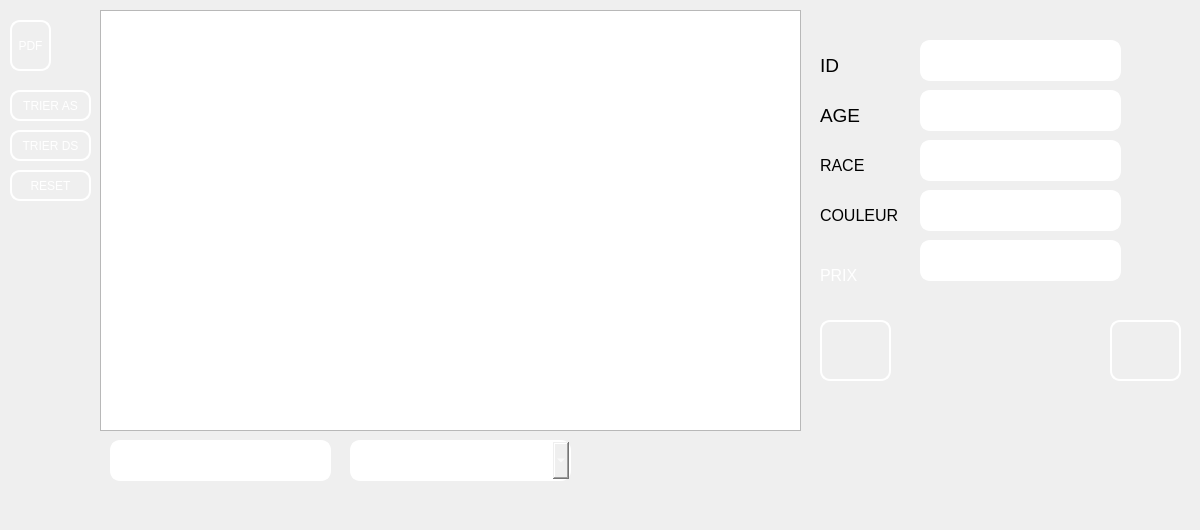
     <widget class="QWidget" name="tab_3">
      <attribute name="title">
       <string>Afficher Les animaux</string>
      </attribute>
      <widget class="QTableView" name="tabanimal">
       <property name="geometry">
        <rect>
         <x>100</x>
         <y>10</y>
         <width>701</width>
         <height>421</height>
        </rect>
       </property>
       <property name="styleSheet">
        <string notr="true">background-image: url(:/img/img/Sans titre - 1.jpg);</string>
       </property>
      </widget>
      <widget class="QPushButton" name="pushButton_trianimauxas">
       <property name="enabled">
        <bool>true</bool>
       </property>
       <property name="geometry">
        <rect>
         <x>10</x>
         <y>90</y>
         <width>81</width>
         <height>31</height>
        </rect>
       </property>
       <property name="toolTip">
        <string>&lt;html&gt;&lt;head/&gt;&lt;body&gt;&lt;p&gt;RACE&lt;/p&gt;&lt;/body&gt;&lt;/html&gt;</string>
       </property>
       <property name="styleSheet">
        <string notr="true">border-style: solid;
border-color: white;
border-width: 2px;
border-radius: 10px;
color: rgb(255, 255, 255);
</string>
       </property>
       <property name="text">
        <string>TRIER AS</string>
       </property>
       <property name="icon">
        <iconset>
         <normaloff>../../Desktop/images.png</normaloff>../../Desktop/images.png</iconset>
       </property>
       <property name="iconSize">
        <size>
         <width>78</width>
         <height>100</height>
        </size>
       </property>
      </widget>
      <widget class="QPushButton" name="pushButton_trianimauxds">
       <property name="enabled">
        <bool>true</bool>
       </property>
       <property name="geometry">
        <rect>
         <x>10</x>
         <y>130</y>
         <width>81</width>
         <height>31</height>
        </rect>
       </property>
       <property name="toolTip">
        <string>&lt;html&gt;&lt;head/&gt;&lt;body&gt;&lt;p&gt;RACE&lt;/p&gt;&lt;/body&gt;&lt;/html&gt;</string>
       </property>
       <property name="styleSheet">
        <string notr="true">border-style: solid;
border-color: white;
border-width: 2px;
border-radius: 10px;
color: rgb(255, 255, 255);
</string>
       </property>
       <property name="text">
        <string>TRIER DS</string>
       </property>
       <property name="icon">
        <iconset>
         <normaloff>../../Desktop/images.png</normaloff>../../Desktop/images.png</iconset>
       </property>
       <property name="iconSize">
        <size>
         <width>78</width>
         <height>100</height>
        </size>
       </property>
      </widget>
      <widget class="QLineEdit" name="lineEdit_rechercheanimal">
       <property name="geometry">
        <rect>
         <x>110</x>
         <y>440</y>
         <width>221</width>
         <height>41</height>
        </rect>
       </property>
       <property name="styleSheet">
        <string notr="true">border-style: solid;
border-color: white;
border-width: 2px;
border-radius: 10px;
color: rgb(255, 255, 255);
</string>
       </property>
      </widget>
      <widget class="QPushButton" name="pushButton_resetanim">
       <property name="enabled">
        <bool>true</bool>
       </property>
       <property name="geometry">
        <rect>
         <x>10</x>
         <y>170</y>
         <width>81</width>
         <height>31</height>
        </rect>
       </property>
       <property name="toolTip">
        <string>&lt;html&gt;&lt;head/&gt;&lt;body&gt;&lt;p&gt;RACE&lt;/p&gt;&lt;/body&gt;&lt;/html&gt;</string>
       </property>
       <property name="styleSheet">
        <string notr="true">border-style: solid;
border-color: white;
border-width: 2px;
border-radius: 10px;
color: rgb(255, 255, 255);
</string>
       </property>
       <property name="text">
        <string>RESET</string>
       </property>
       <property name="icon">
        <iconset>
         <normaloff>../../Desktop/images.png</normaloff>../../Desktop/images.png</iconset>
       </property>
       <property name="iconSize">
        <size>
         <width>78</width>
         <height>100</height>
        </size>
       </property>
      </widget>
      <widget class="QPushButton" name="pushButton_pdf">
       <property name="enabled">
        <bool>true</bool>
       </property>
       <property name="geometry">
        <rect>
         <x>10</x>
         <y>20</y>
         <width>41</width>
         <height>51</height>
        </rect>
       </property>
       <property name="toolTip">
        <string>&lt;html&gt;&lt;head/&gt;&lt;body&gt;&lt;p&gt;RACE&lt;/p&gt;&lt;/body&gt;&lt;/html&gt;</string>
       </property>
       <property name="styleSheet">
        <string notr="true">border-style: solid;
background-image: url(:/img/img/1200px-PDF_file_icon.svg.png);
border-color: white;
border-width: 2px;
border-radius: 10px;
color: rgb(255, 255, 255);
</string>
       </property>
       <property name="text">
        <string>PDF</string>
       </property>
       <property name="icon">
        <iconset>
         <normaloff>../../Desktop/images.png</normaloff>../../Desktop/images.png</iconset>
       </property>
       <property name="iconSize">
        <size>
         <width>78</width>
         <height>100</height>
        </size>
       </property>
      </widget>
      <widget class="QPushButton" name="pushButton_supprimer">
       <property name="geometry">
        <rect>
         <x>820</x>
         <y>320</y>
         <width>71</width>
         <height>61</height>
        </rect>
       </property>
       <property name="styleSheet">
        <string notr="true">
background-image: url(:/img/img/ex.jpg);border-style: solid;
color: rgb(255, 255, 255);
border-color: white;
border-width: 2px;
border-radius: 10px;</string>
       </property>
       <property name="text">
        <string/>
       </property>
       <property name="icon">
        <iconset>
         <normaloff>../../Desktop/images (1).jpg</normaloff>../../Desktop/images (1).jpg</iconset>
       </property>
       <property name="iconSize">
        <size>
         <width>50</width>
         <height>100</height>
        </size>
       </property>
      </widget>
      <widget class="QComboBox" name="comboBox_recherche">
       <property name="geometry">
        <rect>
         <x>350</x>
         <y>440</y>
         <width>221</width>
         <height>41</height>
        </rect>
       </property>
       <property name="styleSheet">
        <string notr="true">border-style: solid;
border-color: white;
border-width: 2px;
border-radius: 10px;
color: rgb(255, 255, 255);
</string>
       </property>
       <item>
        <property name="text">
         <string>ID</string>
        </property>
       </item>
       <item>
        <property name="text">
         <string>COULEUR</string>
        </property>
       </item>
       <item>
        <property name="text">
         <string>RACE</string>
        </property>
       </item>
       <item>
        <property name="text">
         <string>AGE</string>
        </property>
       </item>
       <item>
        <property name="text">
         <string>PRIX</string>
        </property>
       </item>
      </widget>
      <widget class="QLineEdit" name="lineEdit_age1">
       <property name="geometry">
        <rect>
         <x>920</x>
         <y>90</y>
         <width>201</width>
         <height>41</height>
        </rect>
       </property>
       <property name="styleSheet">
        <string notr="true">border-style: solid;
border-color: white;
border-width: 2px;
border-radius: 10px;
color: rgb(255, 255, 255);
</string>
       </property>
      </widget>
      <widget class="QLabel" name="label_21">
       <property name="enabled">
        <bool>false</bool>
       </property>
       <property name="geometry">
        <rect>
         <x>820</x>
         <y>150</y>
         <width>61</width>
         <height>31</height>
        </rect>
       </property>
       <property name="maximumSize">
        <size>
         <width>94</width>
         <height>61</height>
        </size>
       </property>
       <property name="font">
        <font>
         <family>MS Shell Dlg 2</family>
         <pointsize>11</pointsize>
         <weight>50</weight>
         <italic>false</italic>
         <bold>false</bold>
        </font>
       </property>
       <property name="toolTip">
        <string>&lt;html&gt;&lt;head/&gt;&lt;body&gt;&lt;p&gt;ID&lt;/p&gt;&lt;/body&gt;&lt;/html&gt;</string>
       </property>
       <property name="styleSheet">
        <string notr="true">background-image: url(:/img/img/585e4adacb11b227491c3392.png);

color: rgb(0, 0, 0);
</string>
       </property>
       <property name="text">
        <string>&lt;html&gt;&lt;head/&gt;&lt;body&gt;&lt;p&gt;&lt;span style=&quot; font-size:12pt;&quot;&gt;RACE&lt;/span&gt;&lt;/p&gt;&lt;/body&gt;&lt;/html&gt;</string>
       </property>
       <property name="wordWrap">
        <bool>false</bool>
       </property>
      </widget>
      <widget class="QLineEdit" name="lineEdit_couleur1">
       <property name="geometry">
        <rect>
         <x>920</x>
         <y>190</y>
         <width>201</width>
         <height>41</height>
        </rect>
       </property>
       <property name="styleSheet">
        <string notr="true">border-style: solid;
border-color: white;
border-width: 2px;
border-radius: 10px;
color: rgb(255, 255, 255);
</string>
       </property>
      </widget>
      <widget class="QPushButton" name="pushButton_modifier">
       <property name="enabled">
        <bool>true</bool>
       </property>
       <property name="geometry">
        <rect>
         <x>1110</x>
         <y>320</y>
         <width>71</width>
         <height>61</height>
        </rect>
       </property>
       <property name="toolTip">
        <string>&lt;html&gt;&lt;head/&gt;&lt;body&gt;&lt;p&gt;RACE&lt;/p&gt;&lt;/body&gt;&lt;/html&gt;</string>
       </property>
       <property name="styleSheet">
        <string notr="true">border-style: solid;
border-color: white;
border-width: 2px;
border-radius: 10px;
color: rgb(255, 255, 255);
background-image: url(:/img/img/illustration-refresh-icon_53876-5630.jpg);
</string>
       </property>
       <property name="text">
        <string/>
       </property>
       <property name="icon">
        <iconset>
         <normaloff>../../Desktop/images.png</normaloff>../../Desktop/images.png</iconset>
       </property>
       <property name="iconSize">
        <size>
         <width>78</width>
         <height>100</height>
        </size>
       </property>
      </widget>
      <widget class="QLineEdit" name="lineEdit_id1">
       <property name="geometry">
        <rect>
         <x>920</x>
         <y>40</y>
         <width>201</width>
         <height>41</height>
        </rect>
       </property>
       <property name="styleSheet">
        <string notr="true">border-style: solid;
border-color: white;
border-width: 2px;
border-radius: 10px;
color: rgb(255, 255, 255);
</string>
       </property>
      </widget>
      <widget class="QLabel" name="label_8">
       <property name="enabled">
        <bool>false</bool>
       </property>
       <property name="geometry">
        <rect>
         <x>820</x>
         <y>50</y>
         <width>31</width>
         <height>31</height>
        </rect>
       </property>
       <property name="maximumSize">
        <size>
         <width>94</width>
         <height>76</height>
        </size>
       </property>
       <property name="font">
        <font>
         <family>MS Shell Dlg 2</family>
         <pointsize>11</pointsize>
         <weight>50</weight>
         <italic>false</italic>
         <bold>false</bold>
        </font>
       </property>
       <property name="toolTip">
        <string>&lt;html&gt;&lt;head/&gt;&lt;body&gt;&lt;p&gt;ID&lt;/p&gt;&lt;/body&gt;&lt;/html&gt;</string>
       </property>
       <property name="styleSheet">
        <string notr="true">background-image: url(:/img/img/585e4adacb11b227491c3392.png);

color: rgb(0, 0, 0);
</string>
       </property>
       <property name="text">
        <string>&lt;html&gt;&lt;head/&gt;&lt;body&gt;&lt;p&gt;&lt;span style=&quot; font-size:14pt;&quot;&gt;ID&lt;/span&gt;&lt;/p&gt;&lt;/body&gt;&lt;/html&gt;</string>
       </property>
       <property name="wordWrap">
        <bool>false</bool>
       </property>
      </widget>
      <widget class="QLineEdit" name="lineEdit_prix1">
       <property name="geometry">
        <rect>
         <x>920</x>
         <y>240</y>
         <width>201</width>
         <height>41</height>
        </rect>
       </property>
       <property name="styleSheet">
        <string notr="true">border-style: solid;
border-color: white;
border-width: 2px;
border-radius: 10px;
color: rgb(255, 255, 255);
</string>
       </property>
      </widget>
      <widget class="QLabel" name="label_9">
       <property name="geometry">
        <rect>
         <x>820</x>
         <y>200</y>
         <width>101</width>
         <height>31</height>
        </rect>
       </property>
       <property name="styleSheet">
        <string notr="true">background-image: url(:/img/img/585e4adacb11b227491c3392.png);

color: rgb(0, 0, 0);
</string>
       </property>
       <property name="text">
        <string>&lt;html&gt;&lt;head/&gt;&lt;body&gt;&lt;p&gt;&lt;span style=&quot; font-size:12pt;&quot;&gt;COULEUR&lt;/span&gt;&lt;/p&gt;&lt;/body&gt;&lt;/html&gt;</string>
       </property>
      </widget>
      <widget class="QLabel" name="label_14">
       <property name="geometry">
        <rect>
         <x>820</x>
         <y>260</y>
         <width>61</width>
         <height>31</height>
        </rect>
       </property>
       <property name="styleSheet">
        <string notr="true">background-image: url(:/img/img/585e4adacb11b227491c3392.png);

color: rgb(255,255,255);
</string>
       </property>
       <property name="text">
        <string>&lt;html&gt;&lt;head/&gt;&lt;body&gt;&lt;p&gt;&lt;span style=&quot; font-size:12pt;&quot;&gt;PRIX&lt;/span&gt;&lt;/p&gt;&lt;/body&gt;&lt;/html&gt;</string>
       </property>
      </widget>
      <widget class="QLineEdit" name="lineEdit_race1">
       <property name="geometry">
        <rect>
         <x>920</x>
         <y>140</y>
         <width>201</width>
         <height>41</height>
        </rect>
       </property>
       <property name="styleSheet">
        <string notr="true">border-style: solid;
border-color: white;
border-width: 2px;
border-radius: 10px;
color: rgb(255, 255, 255);
</string>
       </property>
      </widget>
      <widget class="QLabel" name="label_15">
       <property name="enabled">
        <bool>false</bool>
       </property>
       <property name="geometry">
        <rect>
         <x>820</x>
         <y>100</y>
         <width>61</width>
         <height>31</height>
        </rect>
       </property>
       <property name="maximumSize">
        <size>
         <width>94</width>
         <height>76</height>
        </size>
       </property>
       <property name="font">
        <font>
         <family>MS Shell Dlg 2</family>
         <pointsize>11</pointsize>
         <weight>50</weight>
         <italic>false</italic>
         <bold>false</bold>
        </font>
       </property>
       <property name="toolTip">
        <string>&lt;html&gt;&lt;head/&gt;&lt;body&gt;&lt;p&gt;ID&lt;/p&gt;&lt;/body&gt;&lt;/html&gt;</string>
       </property>
       <property name="styleSheet">
        <string notr="true">background-image: url(:/img/img/585e4adacb11b227491c3392.png);

color: rgb(0, 0, 0);
</string>
       </property>
       <property name="text">
        <string>&lt;html&gt;&lt;head/&gt;&lt;body&gt;&lt;p&gt;&lt;span style=&quot; font-size:14pt;&quot;&gt;AGE&lt;/span&gt;&lt;/p&gt;&lt;/body&gt;&lt;/html&gt;</string>
       </property>
       <property name="wordWrap">
        <bool>false</bool>
       </property>
      </widget>
      <widget class="QLabel" name="label_42">
       <property name="geometry">
        <rect>
         <x>1070</x>
         <y>400</y>
         <width>121</width>
         <height>121</height>
        </rect>
       </property>
       <property name="styleSheet">
        <string notr="true">background-image: url(:/img/img/1024px-Volkswagen_Logo_till_1995.svg.png);</string>
       </property>
       <property name="text">
        <string/>
       </property>
      </widget>
     </widget>
